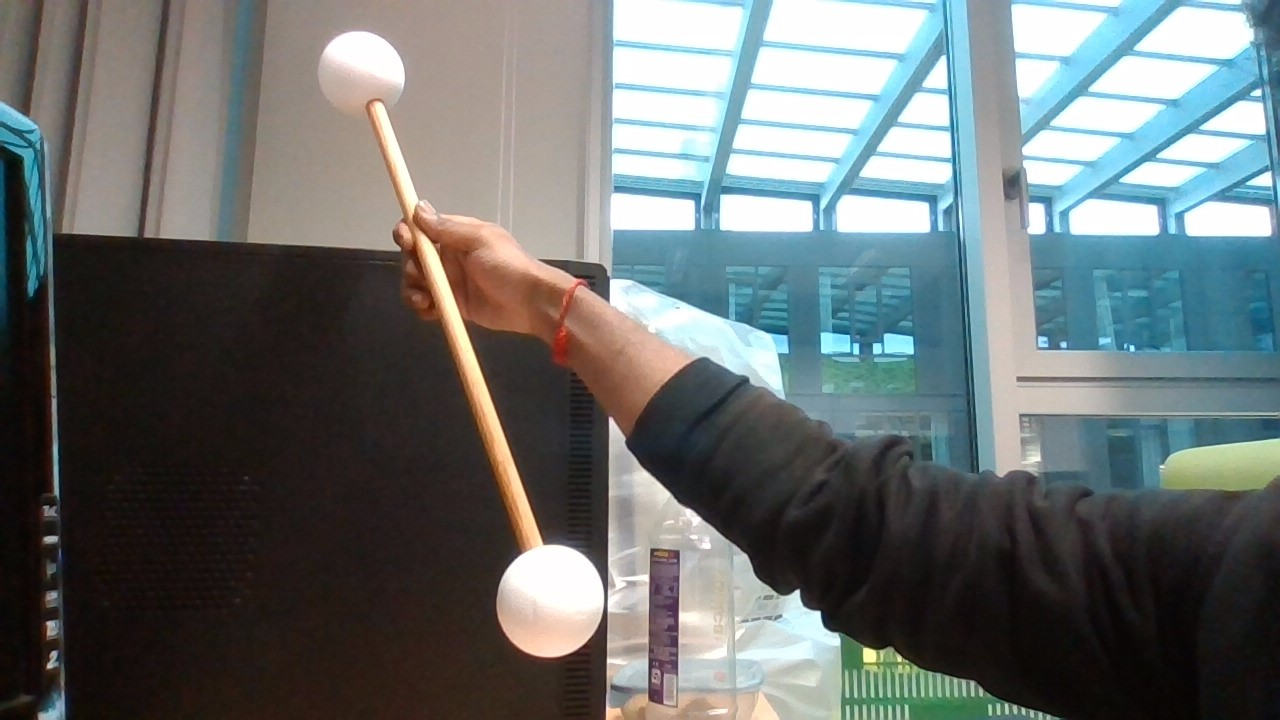
#> input picture 11,04,2023/sphere6.jpg, 1280 x 720 px
$ python sphere2.py
#> lines starting #> are read from the running program, lines starting #| are printed output that depends on the picture; after the words box and inside, x2 and y2 are one past the last pixel; in counts of white or black regions, pixels touching at a corner belong together
import numpy as np
import cv2 as cv

def empty(a):
    pass

img = cv.imread("sphere6.jpg", cv.IMREAD_GRAYSCALE)
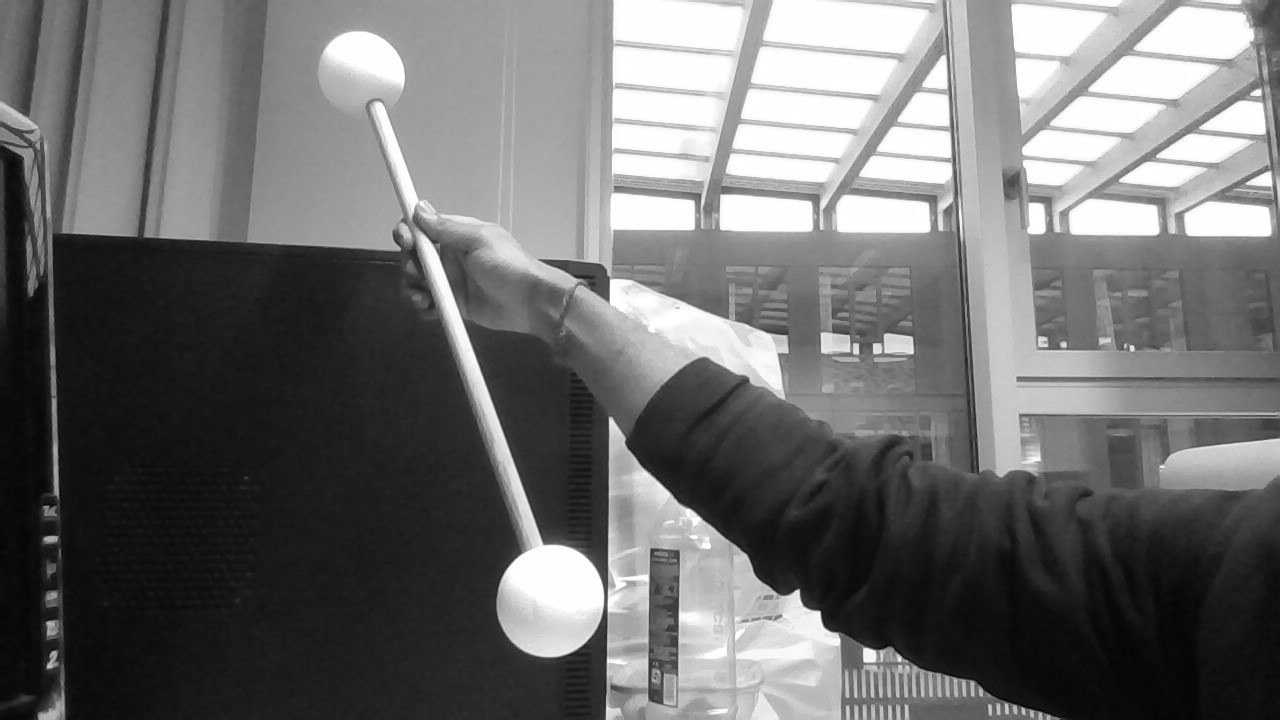
#> img: shape (720, 1280); min 0, max 255, mean 109.5
assert img is not None, "file could not be read, check with os.path.exists()"
img = cv.medianBlur(img,5)
cimg = cv.cvtColor(img,cv.COLOR_GRAY2BGR)

# redsphe.py ref
img1 = cv.imread('imageR3.png')
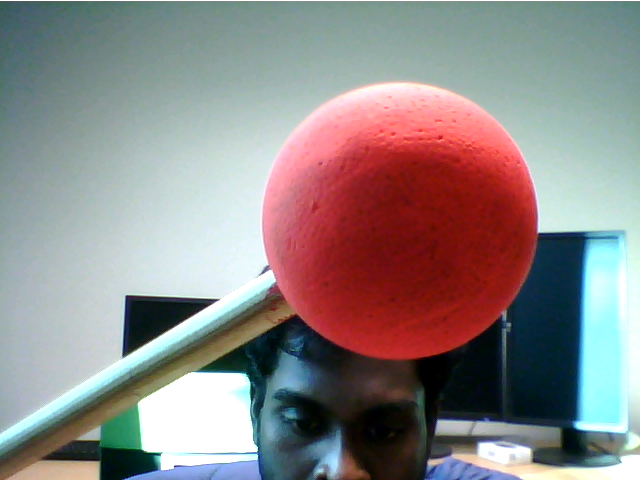
#> input picture 11,04,2023/imageR3.png, 640 x 480 px
#> img1 is the input picture: shape (480, 640, 3); mean B, G, R 135.4, 135.8, 142
hsv = cv.cvtColor(img1, cv.COLOR_BGR2HSV)
#> hsv: shape (480, 640, 3); mean H, S, V 77.7, 88.4, 162
#lower_red = np.array([0, 50, 50])
upper_red = np.array([10, 255, 255])
lower_red = np.array([0, 17, 103])
mask = cv.inRange(hsv, lower_red, upper_red)
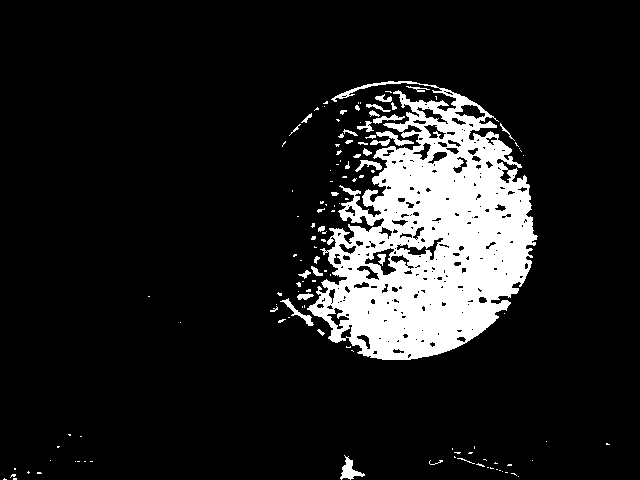
#> mask: shape (480, 640); 12.2% white; 129 white regions (93 under 20 px), largest, box (x1, y1, x2, y2) and area: (307, 81, 538, 360) 35002, (340, 455, 365, 480) 252, (280, 298, 314, 326) 190
cv.imshow('maskimage', mask)
# redsphe.py ref

thresh = cv.threshold(img, 220, 255, cv.THRESH_BINARY)[1]
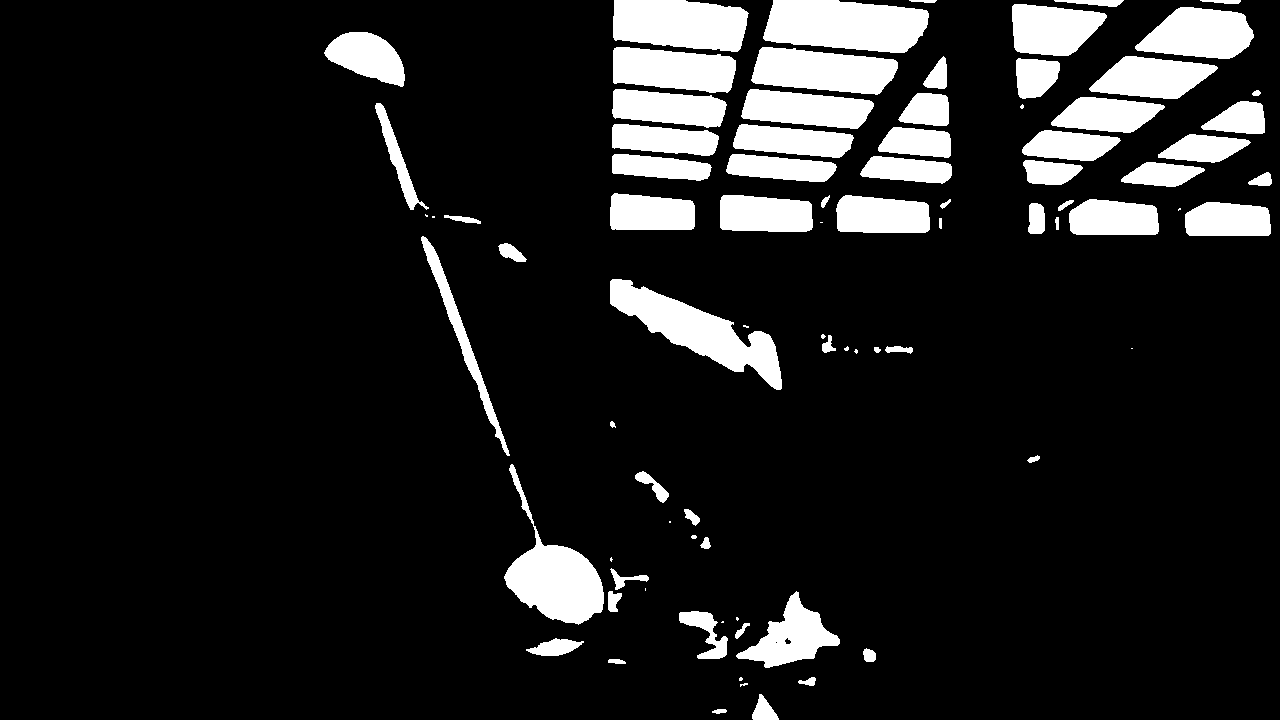
#> thresh: shape (720, 1280); 12% white; 84 white regions (17 under 20 px), largest, box (x1, y1, x2, y2) and area: (763, 0, 929, 53) 7003, (610, 279, 782, 390) 6711, (504, 464, 604, 625) 6031
#cv.imshow(' circles',thresh)

# apply morphological closing operation
kernel = np.ones((5,5),np.uint8)
#closing = cv.morphologyEx(thresh, cv.MORPH_CLOSE, kernel)
closing = cv.morphologyEx(mask, cv.MORPH_CLOSE, kernel)
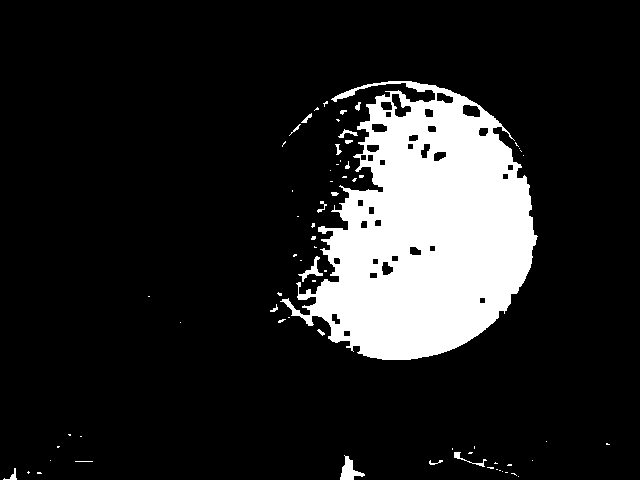
#> closing: shape (480, 640); 14.2% white; 69 white regions (51 under 20 px), largest, box (x1, y1, x2, y2) and area: (280, 81, 538, 360) 42316, (340, 455, 365, 480) 286, (298, 256, 323, 282) 172
cv.imshow('closing',closing)

cv.namedWindow("TrackBars")
cv.resizeWindow("TrackBars",640,240)
cv.createTrackbar("centerDist","TrackBars",10,1000,empty)
cv.createTrackbar("param1","TrackBars",200,500,empty)
cv.createTrackbar("param2","TrackBars",30,50,empty)
cv.createTrackbar("minRadius","TrackBars",10,100,empty)
cv.createTrackbar("maxRadius","TrackBars",0,600,empty)

while True:
    cimg = cv.cvtColor(img,cv.COLOR_GRAY2BGR)
    centerDist = cv.getTrackbarPos("centerDist","TrackBars")
    param1 = cv.getTrackbarPos("param1", "TrackBars")
    param2 = cv.getTrackbarPos("param2", "TrackBars")
    minRadius = cv.getTrackbarPos("minRadius", "TrackBars")
    maxRadius = cv.getTrackbarPos("maxRadius", "TrackBars")
    #cv.setTrackbarMin("maxRadius", "TrackBars", minRadius)
    print(centerDist,param1,param2,minRadius,maxRadius)


    #circles = cv.HoughCircles(img,cv.HOUGH_GRADIENT,1,centerDist,param1=param1,param2=param2,minRadius=minRadius,maxRadius=maxRadius)
    circles = cv.HoughCircles(mask,cv.HOUGH_GRADIENT,1,centerDist,param1=param1,param2=param2,minRadius=minRadius,maxRadius=maxRadius)
#> circles = 263 rows, first 8: [399.5, 219.5, 139.5], [420.5, 245.5, 105.7], [422.5, 179.5, 93.4], [427.5, 223.5, 105.4], [440.5, 240.5, 92.7], [388.5, 168.5, 87.6], [436.5, 190.5, 82], [436.5, 211.5, 95.7]

    circles = np.uint16(np.around(circles))
#> circles = 263 rows, first 8: [400, 220, 140], [420, 246, 106], [422, 180, 93], [428, 224, 105], [440, 240, 93], [388, 168, 88], [436, 190, 82], [436, 212, 96]
    if circles.any():
        for i in circles[0,:]:
            # draw the outer circle
            cv.circle(cimg,(i[0],i[1]),i[2],(0,255,0),2)
            # draw the center of the circle
            cv.circle(cimg,(i[0],i[1]),2,(0,0,255),3)
#> this loop made 263 passes
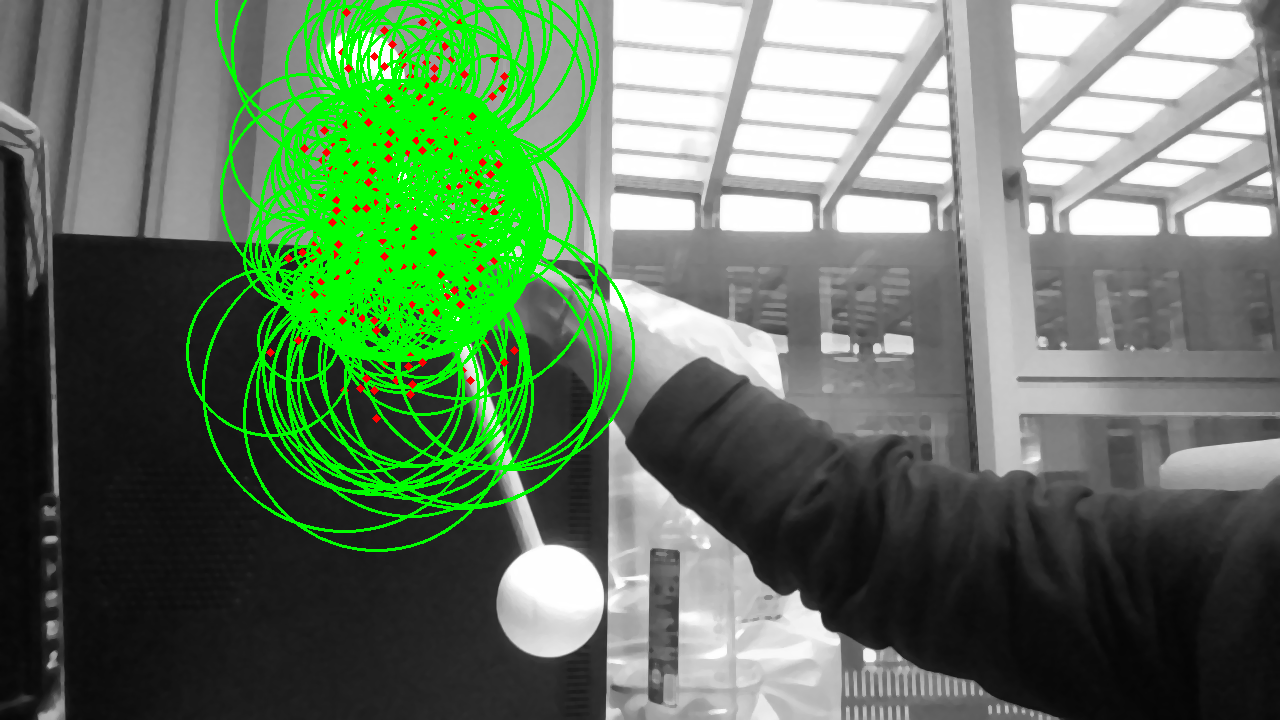
#> cimg: shape (720, 1280, 3); mean B, G, R 96.5, 123.7, 97.8
    cv.imshow('detected circles',cimg)
    cv.waitKey(1)
